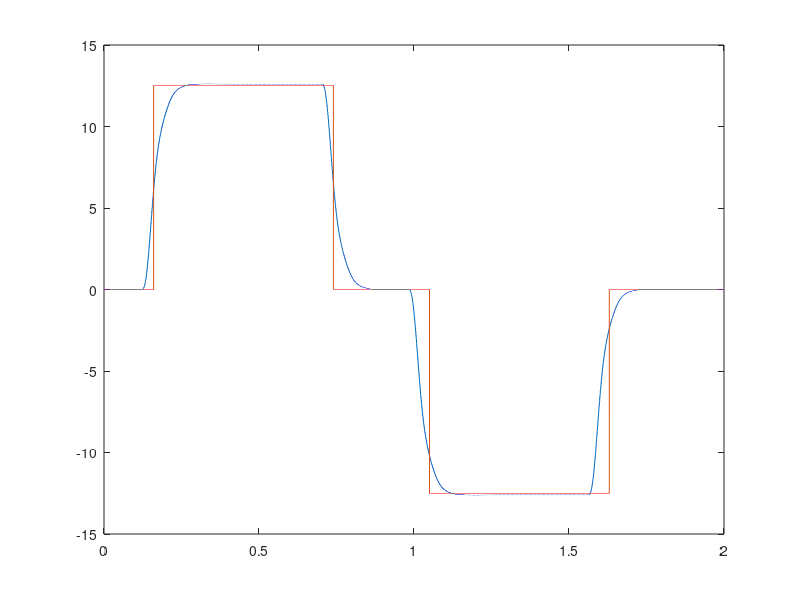

This chart was generated by the following MATLAB code:
clc, clear, close all
% get angular velocity w
load('X.mat');load('A.mat');load('AxB.mat');load('AyB.mat')
load('yVectorData.mat')
%%
h = 1e-5;           tc = 0:h:2.00000;
T = mean(diff(tf)); td = 0:T:2.00000;

w_a = zeros(1,length(tc));w_v = NaN(1,length(tc));w = NaN(1,length(tc));
W_A = NaN(1,length(td));  W_V = NaN(1,length(td));W = NaN(1,length(td));
w(1) = 0; w_v(1) = 0;

w_a(tc > 0.16 & tc <= 0.74) = 12.5;
w_a(tc > 0.74 & tc <= 1.05) = 0;
w_a(tc > 1.05 & tc <= 1.63) = -12.5;

figure
plot(tc,A)
hold on;
plot(tc,w_a)

% w_a(tc > 0.13 & tc <= 0.74) = 10.9;
% w_a(tc > 0.74 & tc <= 1.08) = 0;
% w_a(tc > 1.08 & tc <= 1.69) = -10.9;


